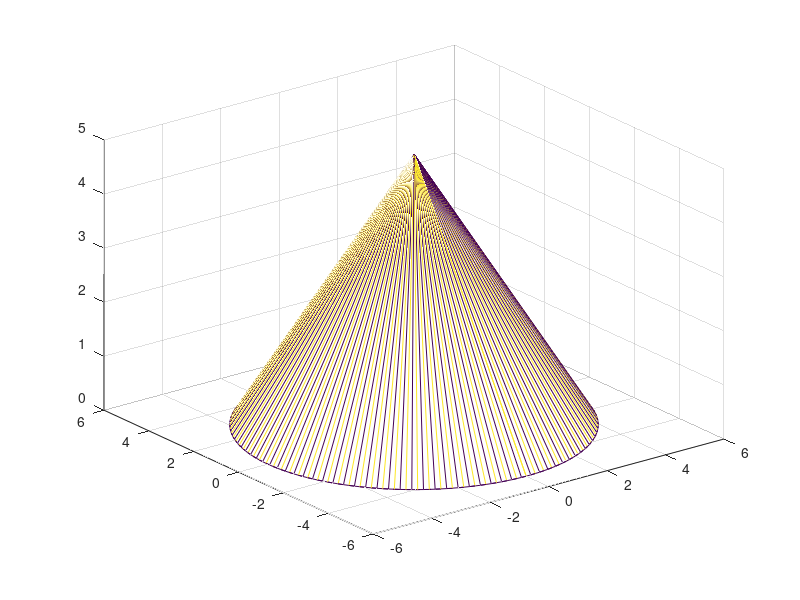

Write MATLAB code to recreate this figure.
h=input('enter height');
r=input('enter radius');
u=[0 h 0];
v=[r 0 -r];
th=linspace(0,2*pi,100);
[uu,tth]=meshgrid(u,th);
[vv,tth]=meshgrid(v,th);
rr=vv;
xx=rr.*sin(tth);
yy=rr.*cos(tth);
zz=uu;
mesh(xx,yy,zz)


